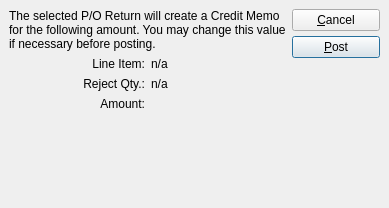
<?xml version="1.0" encoding="UTF-8"?>
<ui version="4.0">
 <comment>This file is part of the xTuple ERP: PostBooks Edition, a free and
open source Enterprise Resource Planning software suite,
Copyright (c) 1999-2018 by OpenMFG LLC, d/b/a xTuple.
It is licensed to you under the Common Public Attribution License
version 1.0, the full text of which (including xTuple-specific Exhibits)
is available at www.xtuple.com/CPAL.  By using this software, you agree
to be bound by its terms.</comment>
 <class>postPoReturnCreditMemo</class>
 <widget class="QDialog" name="postPoReturnCreditMemo">
  <property name="geometry">
   <rect>
    <x>0</x>
    <y>0</y>
    <width>389</width>
    <height>208</height>
   </rect>
  </property>
  <property name="windowTitle">
   <string>Post PO Return Credit Memo</string>
  </property>
  <layout class="QHBoxLayout">
   <property name="spacing">
    <number>6</number>
   </property>
   <property name="margin">
    <number>9</number>
   </property>
   <item>
    <layout class="QVBoxLayout">
     <property name="spacing">
      <number>6</number>
     </property>
     <property name="margin">
      <number>0</number>
     </property>
     <item>
      <widget class="QLabel" name="_infoLit">
       <property name="sizePolicy">
        <sizepolicy hsizetype="Preferred" vsizetype="Minimum">
         <horstretch>0</horstretch>
         <verstretch>0</verstretch>
        </sizepolicy>
       </property>
       <property name="text">
        <string>The selected P/O Return will create a Credit Memo for the following amount. You may change this value if necessary before posting.</string>
       </property>
       <property name="alignment">
        <set>Qt::AlignLeading|Qt::AlignLeft|Qt::AlignTop</set>
       </property>
       <property name="wordWrap">
        <bool>true</bool>
       </property>
      </widget>
     </item>
     <item>
      <layout class="QVBoxLayout">
       <property name="spacing">
        <number>0</number>
       </property>
       <property name="margin">
        <number>0</number>
       </property>
       <item>
        <layout class="QGridLayout">
         <property name="margin">
          <number>0</number>
         </property>
         <property name="spacing">
          <number>6</number>
         </property>
         <item row="2" column="0">
          <widget class="QLabel" name="_amountLit">
           <property name="text">
            <string>Amount:</string>
           </property>
           <property name="alignment">
            <set>Qt::AlignRight|Qt::AlignTop|Qt::AlignTrailing</set>
           </property>
           <property name="margin">
            <number>5</number>
           </property>
           <property name="buddy">
            <cstring>_amount</cstring>
           </property>
          </widget>
         </item>
         <item row="0" column="0">
          <widget class="QLabel" name="_itemLit">
           <property name="text">
            <string>Line Item:</string>
           </property>
           <property name="alignment">
            <set>Qt::AlignRight|Qt::AlignTrailing|Qt::AlignVCenter</set>
           </property>
          </widget>
         </item>
         <item row="2" column="1">
          <widget class="CurrCluster" name="_amount">
           <property name="sizePolicy">
            <sizepolicy hsizetype="Preferred" vsizetype="Preferred">
             <horstretch>0</horstretch>
             <verstretch>0</verstretch>
            </sizepolicy>
           </property>
           <property name="currencyEditable" stdset="0">
            <bool>false</bool>
           </property>
          </widget>
         </item>
         <item row="1" column="0">
          <widget class="QLabel" name="_qtyLit">
           <property name="text">
            <string>Reject Qty.:</string>
           </property>
           <property name="alignment">
            <set>Qt::AlignRight|Qt::AlignTrailing|Qt::AlignVCenter</set>
           </property>
          </widget>
         </item>
         <item row="0" column="1">
          <widget class="QLabel" name="_item">
           <property name="text">
            <string>n/a</string>
           </property>
          </widget>
         </item>
         <item row="1" column="1">
          <widget class="XLabel" name="_qty">
           <property name="text">
            <string>n/a</string>
           </property>
          </widget>
         </item>
        </layout>
       </item>
       <item>
        <spacer>
         <property name="orientation">
          <enum>Qt::Vertical</enum>
         </property>
         <property name="sizeHint" stdset="0">
          <size>
           <width>21</width>
           <height>0</height>
          </size>
         </property>
        </spacer>
       </item>
      </layout>
     </item>
    </layout>
   </item>
   <item>
    <layout class="QVBoxLayout">
     <property name="spacing">
      <number>0</number>
     </property>
     <property name="margin">
      <number>0</number>
     </property>
     <item>
      <layout class="QVBoxLayout">
       <property name="spacing">
        <number>5</number>
       </property>
       <property name="margin">
        <number>0</number>
       </property>
       <item>
        <widget class="QPushButton" name="_close">
         <property name="text">
          <string>&amp;Cancel</string>
         </property>
        </widget>
       </item>
       <item>
        <widget class="QPushButton" name="_post">
         <property name="text">
          <string>&amp;Post</string>
         </property>
         <property name="default">
          <bool>true</bool>
         </property>
        </widget>
       </item>
      </layout>
     </item>
     <item>
      <spacer>
       <property name="orientation">
        <enum>Qt::Vertical</enum>
       </property>
       <property name="sizeType">
        <enum>QSizePolicy::Expanding</enum>
       </property>
       <property name="sizeHint" stdset="0">
        <size>
         <width>20</width>
         <height>0</height>
        </size>
       </property>
      </spacer>
     </item>
    </layout>
   </item>
  </layout>
 </widget>
 <layoutdefault spacing="6" margin="11"/>
 <customwidgets>
  <customwidget>
   <class>CurrCluster</class>
   <extends>CurrDisplay</extends>
   <header>currcluster.h</header>
   <container>1</container>
  </customwidget>
  <customwidget>
   <class>CurrDisplay</class>
   <extends>QWidget</extends>
   <header>currcluster.h</header>
  </customwidget>
  <customwidget>
   <class>XLabel</class>
   <extends>QLabel</extends>
   <header>xlabel.h</header>
  </customwidget>
 </customwidgets>
 <tabstops>
  <tabstop>_amount</tabstop>
  <tabstop>_post</tabstop>
  <tabstop>_close</tabstop>
 </tabstops>
 <resources/>
 <connections>
  <connection>
   <sender>_close</sender>
   <signal>clicked()</signal>
   <receiver>postPoReturnCreditMemo</receiver>
   <slot>reject()</slot>
   <hints>
    <hint type="sourcelabel">
     <x>327</x>
     <y>27</y>
    </hint>
    <hint type="destinationlabel">
     <x>289</x>
     <y>13</y>
    </hint>
   </hints>
  </connection>
 </connections>
</ui>
